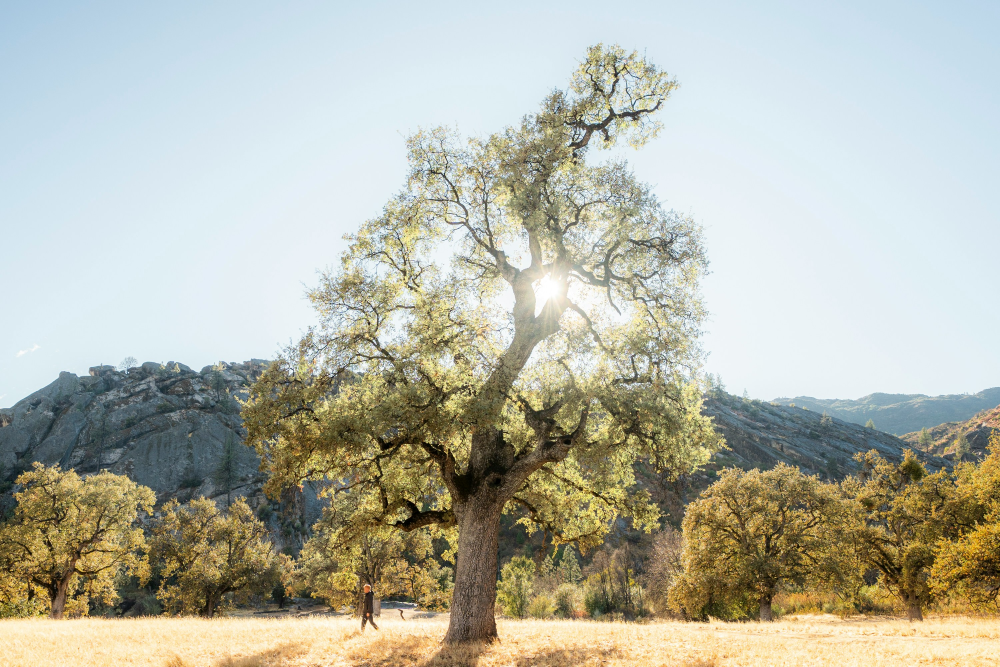
#> input picture Raspberry PI Code/jeremy-bishop-u8kwr3pWVA4-unsplash.jpg, 3000 x 2000 px, found by its file name (shown at 1/3 size)
$ python projector_distortion.py
#> lines starting #> are read from the running program, lines starting #| are printed output that depends on the picture; after the words box and inside, x2 and y2 are one past the last pixel; in counts of white or black regions, pixels touching at a corner belong together
#> (reads Raspberry PI Code/matrixes/srcPts.p from the repository)
#> (reads Raspberry PI Code/matrixes/dstPTS.p from the repository)
# Warp


import cv2
import numpy as np
import os, pdb
import pickle
import time
from collections import deque


dictionary = cv2.aruco.getPredefinedDictionary(cv2.aruco.DICT_4X4_50)


# [212 lines left out: functions detect_green_rectangle, rectangle, order_points, generate_aruco_markers, display_markers, detect_aruco_markers, not called in this run]


def order_pts(point_list):
    sum_list = []
    index_list = [0, 1, 2, 3]
    biggest_index = 0  # index of top right
    smallest_index = 0  # index of bottom left
    for i in range(len(point_list)):
        sum_list.append(point_list[i][0] + point_list[i][1])
        if sum_list[i] > sum_list[biggest_index]:
            biggest_index = i
        if sum_list[i] < sum_list[smallest_index]:
            smallest_index = i

    top_left = smallest_index
    btm_right = biggest_index

    index_list.remove(top_left)
    index_list.remove(btm_right)

    if point_list[index_list[0]][0] > point_list[index_list[1]][0]:  # bigger x
        top_right = index_list[0]
        btm_left = index_list[1]
    else:
        top_right = index_list[1]
        btm_left = index_list[0]

    ordered_list = [point_list[top_left], point_list[top_right], point_list[btm_right], point_list[btm_left]]

    return np.array(ordered_list, dtype=np.float32)


def display_image():
    image = cv2.imread(r"Raspberry PI Code\jeremy-bishop-u8kwr3pWVA4-unsplash.jpg")
#> image is the input picture: shape (2000, 3000, 3); mean B, G, R 168.2, 182.2, 180.8
    image = cv2.resize(image, (1920, 1080))
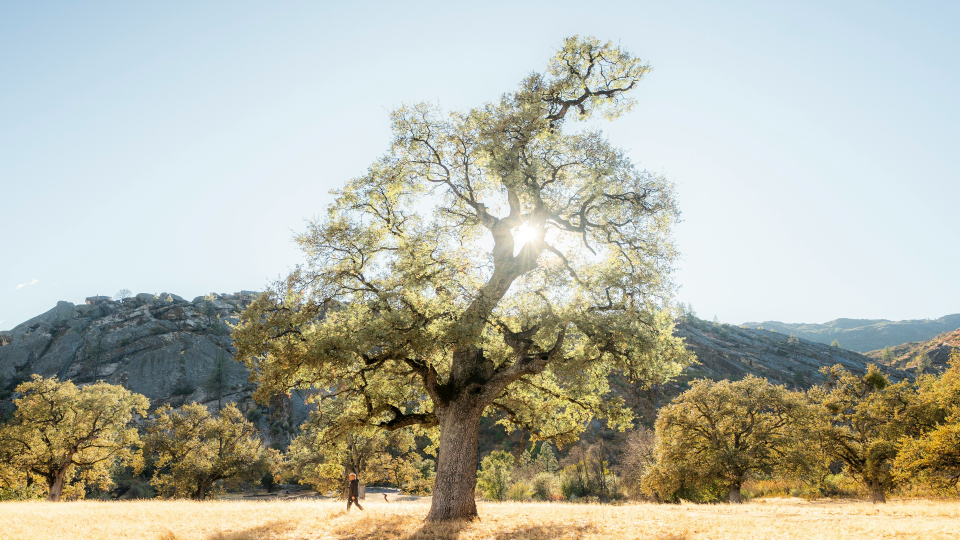
#> image: shape (1080, 1920, 3) (shown at 1/2 size); mean B, G, R 168.1, 182.1, 180.7

    #image = np.zeros([1080, 1920, 3], np.uint8)
    #image[:,:,0] = 255

    if image is None:
        print("Error: Could not load image.")
        exit()

    # Calculate width and height of the destination rectangle
    src_width = int(np.linalg.norm(src_points[1] - src_points[0]))  # Top width
    src_height = int(np.linalg.norm(src_points[3] - src_points[0]))  # Left height

    # Calculate width and height of the destination rectangle
    dst_width = int(np.linalg.norm(dst_points[1] - dst_points[0]))  # Top width
    dst_height = int(np.linalg.norm(dst_points[3] - dst_points[0]))  # Left height

    # Calculate scaling factors for width and height
    scale_x = dst_width / src_width
    scale_y = dst_height / src_height

    scaled_image = cv2.resize(image, None, fx=1, fy=1, interpolation=cv2.INTER_LINEAR)


    while True:
        cv2.namedWindow("Image", cv2.WINDOW_NORMAL )
        cv2.setWindowProperty("Image", cv2.WND_PROP_FULLSCREEN, cv2.WINDOW_FULLSCREEN)
        cv2.imshow("Image", image)
        cv2.moveWindow("Image", 1920, 0)

        if cv2.waitKey(1) & 0xFF == ord('q'):
#> (key q is pressed here)
            break

    return image


# [36 lines left out: functions display_image_3m, display_line, not called in this run]


def my_warp(image):

    Aruco_proj = np.array([[20, 20], [1900, 20], [1900, 1060], [20, 1060]], np.float32)
    Aruco_cam = pickle.load(open('Raspberry PI Code/matrixes/srcPts.p','rb'))

    matrix1 = cv2.getPerspectiveTransform(Aruco_cam, Aruco_proj)

    green_cam = pickle.load(open('Raspberry PI Code/matrixes/dstPTS.p','rb'))


    green_cam_hc = np.hstack((green_cam, [[1], [1], [1], [1]]))

    green_proj = np.matmul(matrix1, green_cam_hc.T).T
    green_proj = green_proj / [[x] for x in green_proj[:,-1]]
    green_proj = green_proj[:,:2].astype(int).astype(np.float32)

    screen_proj = np.array([ [0, 0], [1920, 0], [1920, 1080], [0, 1080] ], np.float32)
    # pdb.set_trace()
    matrix2 = cv2.getPerspectiveTransform(screen_proj, green_proj)

    out_image = cv2.warpPerspective(image, matrix2, (1920, 1080))
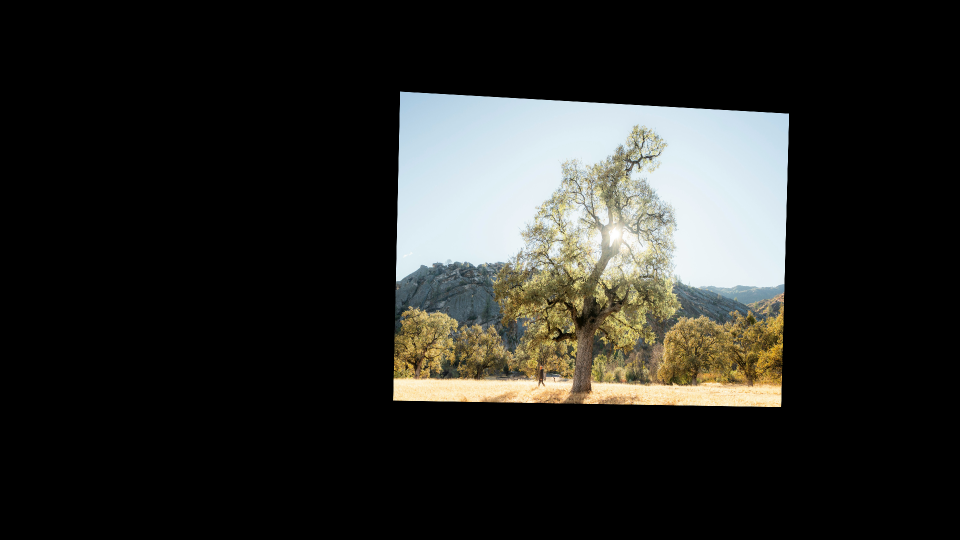
#> out_image: shape (1080, 1920, 3) (shown at 1/2 size); mean B, G, R 38, 41.1, 40.8

    return out_image


calibrating = False

if calibrating:
    # src
    display_markers()
    src_points = detect_aruco_markers(1)
    #pickle.dump(src_points, open('Raspberry PI Code/matrixes/srcPts.p','wb'))

    # dst
    rectangle()
    cv2.waitKey(1)
    dst_points = detect_green_rectangle()
    #pickle.dump(dst_points, open('Raspberry PI Code/matrixes/dstPts.p','wb'))
    input() #pause to find points


src_points = pickle.load(open('Raspberry PI Code/matrixes/srcPts.p','rb'))
dst_points = pickle.load(open('Raspberry PI Code/matrixes/dstPTS.p','rb'))

dst_points = order_pts(dst_points)

print("src:", src_points)
print("dst:", dst_points)

prev_time = time.time()

fps_queue = deque(maxlen=50)  # Store the last 50 FPS values


# Display Image
display_item = display_image()

# Line Test
# display_item = display_line((100, 240), (520, 320))

# Changing Line Test
start_x = 0
start_y = 0


min_src_values = np.min(src_points.astype(int), axis=0)
max_src_values = np.max(src_points.astype(int), axis=0)

min_dst_values = np.min(dst_points.astype(int), axis=0)
max_dst_values = np.max(dst_points.astype(int), axis=0)

src_width = max_src_values[0] - min_src_values[0]
dst_width = max_dst_values[0] - min_dst_values[0]

src_height = max_src_values[1] - min_src_values[1]
dst_height = max_dst_values[1] - min_dst_values[1]

display_width = int(1920 * (dst_width/src_width))
display_height = int(1080 * (dst_height/src_height))

print("Test:", display_width)

while True:
    # Changing Line Test
    '''
    if start_x < 570:
        display_item = display_line((100, 240), (start_x, start_y))
        start_x += 2
        start_y += 1
    else:
        start_x = 0
        start_y = 0
    '''

    current_time = time.time()
    time_diff = current_time - prev_time
    prev_time = current_time

    if time_diff > 0:
        fps = 1.0 / time_diff
        fps_queue.append(fps)
    else:
        fps_queue.append(0)

    avg_fps = sum(fps_queue) / len(fps_queue)  # Moving average FPS

    corrected_frame = my_warp(display_item)

    # Perspective transform
    # matrix = cv2.getPerspectiveTransform(src_points, dst_points)

    # corrected_frame = cv2.warpPerspective(display_item, matrix, (1920, 1080))
    # corrected_frame = cv2.warpPerspective(display_item, matrix, (710, 420))

    # Display Smoothed FPS
    cv2.putText(corrected_frame, f"FPS: {avg_fps:.2f}", (10, 30),
                cv2.FONT_HERSHEY_SIMPLEX, 1, (0, 255, 0), 2)
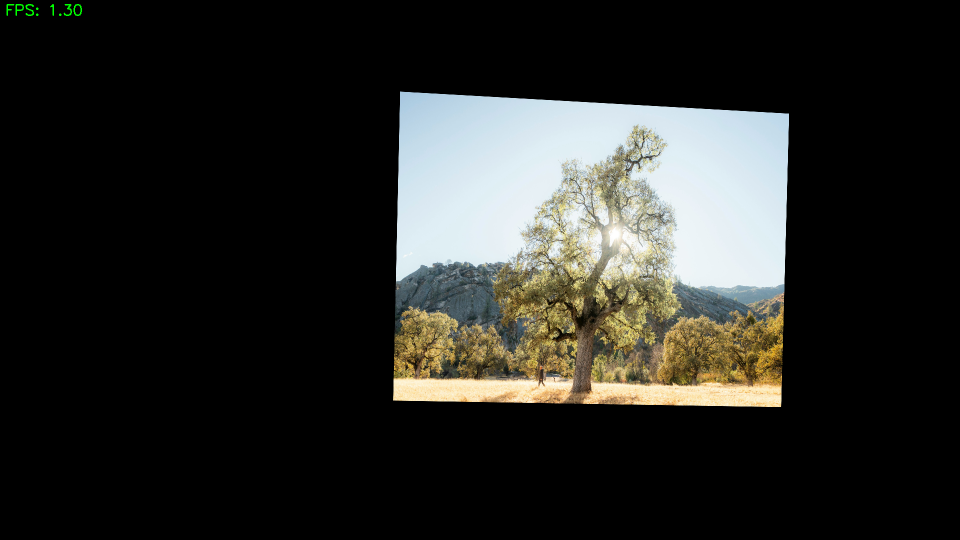
#> corrected_frame: shape (1080, 1920, 3) (shown at 1/2 size); 0.05% of pixels changed, all inside (x1, y1, x2, y2) = (13, 8, 164, 32)


    cv2.namedWindow("Corrected Frame", cv2.WINDOW_NORMAL )
    cv2.setWindowProperty("Corrected Frame", cv2.WND_PROP_FULLSCREEN, cv2.WINDOW_FULLSCREEN)
    cv2.imshow("Corrected Frame", corrected_frame)
    cv2.moveWindow("Corrected Frame", 1920, 0)  # Move to second screen


    if cv2.waitKey(1) & 0xFF == ord('q'):
#> (key q is pressed here)
        break

# cap.release()
cv2.destroyAllWindows()
